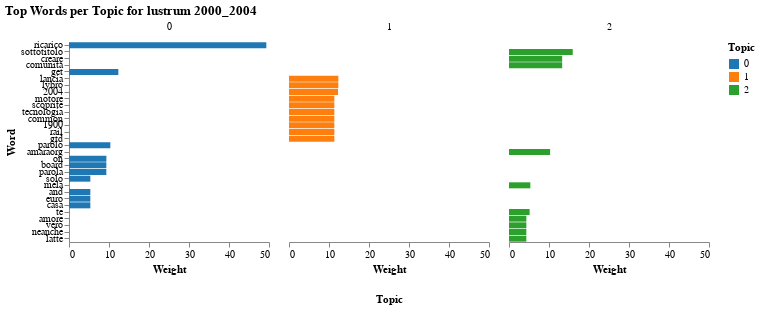

The code cell stored with this chart in its notebook:
### Code cell
n_top_words = 10
tf_feature_names = tf_vectorizer.get_feature_names_out()
df_topic_words = get_topic_words_df(lda, tf_feature_names, n_top_words)
chart = alt.Chart(df_topic_words).mark_bar().encode(
    x=alt.X('Weight:Q', title='Weight'),
    y=alt.Y('Word:N', sort='-x', title='Word'),
    color=alt.Color('Topic:N', scale=alt.Scale(scheme='category10')),
    column=alt.Column('Topic:N', title='Topic', header=alt.Header(titleOrient='bottom'))
).properties(
    width=200,
    height=200,
    title='Top Words per Topic for lustrum 2000_2004'
).configure_axis(
    grid=False
).configure_view(
    strokeWidth=0
)

chart.display()

### Figure 1 — Vega-Lite specification as saved in the notebook (floating-point values rounded to 4 significant figures)
{"config": {"view": {"continuousWidth": 300, "continuousHeight": 300, "strokeWidth": 0}, "axis": {"grid": false}}, "data": {"name": "data-472c180571d6969d83f737a4882f1329"}, "mark": {"type": "bar"}, "encoding": {"color": {"field": "Topic", "scale": {"scheme": "category10"}, "type": "nominal"}, "column": {"field": "Topic", "header": {"titleOrient": "bottom"}, "title": "Topic", "type": "nominal"}, "x": {"field": "Weight", "title": "Weight", "type": "quantitative"}, "y": {"field": "Word", "sort": "-x", "title": "Word", "type": "nominal"}}, "height": 200, "title": "Top Words per Topic for lustrum 2000_2004", "width": 200, "$schema": "https://vega.github.io/schema/vega-lite/v5.20.1.json", "datasets": {"data-472c180571d6969d83f737a4882f1329": [{"Topic": 0, "Word": "ricarico", "Weight": 49.33}, {"Topic": 0, "Word": "get", "Weight": 12.33}, {"Topic": 0, "Word": "parolo", "Weight": 10.33}, {"Topic": 0, "Word": "on", "Weight": 9.347}, {"Topic": 0, "Word": "board", "Weight": 9.333}, {"Topic": 0, "Word": "parola", "Weight": 9.333}, {"Topic": 0, "Word": "solo", "Weight": 5.337}, {"Topic": 0, "Word": "and", "Weight": 5.333}, {"Topic": 0, "Word": "euro", "Weight": 5.333}, {"Topic": 0, "Word": "casa", "Weight": 5.333}, {"Topic": 1, "Word": "lancia", "Weight": 12.33}, {"Topic": 1, "Word": "lybro", "Weight": 12.33}, {"Topic": 1, "Word": "2004", "Weight": 12.25}, {"Topic": 1, "Word": "motore", "Weight": 11.33}, {"Topic": 1, "Word": "scoprite", "Weight": 11.33}, {"Topic": 1, "Word": "tecnologia", "Weight": 11.33}, {"Topic": 1, "Word": "common", "Weight": 11.33}, {"Topic": 1, "Word": "1900", "Weight": 11.33}, {"Topic": 1, "Word": "rail", "Weight": 11.33}, {"Topic": 1, "Word": "gtd", "Weight": 11.33}, {"Topic": 2, "Word": "sottotitolo", "Weight": 15.93}, {"Topic": 2, "Word": "creare", "Weight": 13.29}, {"Topic": 2, "Word": "comunità", "Weight": 13.29}, {"Topic": 2, "Word": "amaraorg", "Weight": 10.27}, {"Topic": 2, "Word": "mela", "Weight": 5.333}, {"Topic": 2, "Word": "te", "Weight": 5.153}, {"Topic": 2, "Word": "amore", "Weight": 4.342}, {"Topic": 2, "Word": "vero", "Weight": 4.341}, {"Topic": 2, "Word": "neanche", "Weight": 4.333}, {"Topic": 2, "Word": "latte", "Weight": 4.333}]}}
